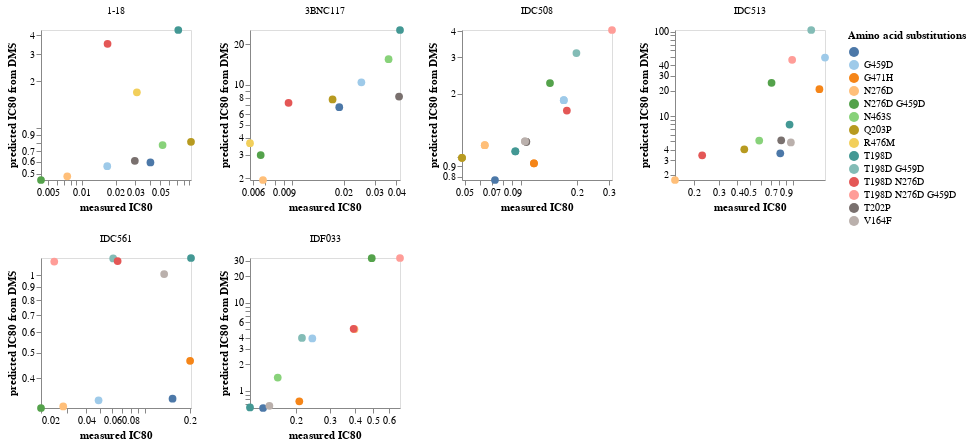

Write notebook code for a chart like this one.
### Code cell
plot_data = sera_validation_vs_prediction.query("frac_models>=.5").query('antibody!="PGT151"')

corr_chart = (
    alt.Chart(plot_data)
    .encode(
        x=alt.X("measured IC80", scale=alt.Scale(type="log", nice=False)),
        y=alt.Y(
            "median_IC80",
            title="predicted IC80 from DMS",
            scale=alt.Scale(type="log", nice=False),
        ),
        facet=alt.Facet("antibody", columns=4, title=None),
        color=alt.Color("aa_substitutions", 
                        title="Amino acid substitutions", 
                        scale=alt.Scale(scheme="tableau20")),
        tooltip=[
            alt.Tooltip(c, format=".3g") if validation_vs_prediction[c].dtype == float
            else c
            for c in validation_vs_prediction.columns.tolist()
        ],
    )
    .mark_circle(filled=True, size=60, opacity=1)
    .configure_axis(grid=False)
    .resolve_scale(y="independent", x="independent")
    .properties(width=150, height=150)
)

corr_chart

### Figure 1 — Vega-Lite specification as saved in the notebook (floating-point values rounded to 4 significant figures)
{"config": {"view": {"continuousWidth": 300, "continuousHeight": 300}, "axis": {"grid": false}}, "data": {"name": "data-4737af3bcbe523aa7f55964859274cdf"}, "mark": {"type": "circle", "filled": true, "opacity": 1, "size": 60}, "encoding": {"color": {"field": "aa_substitutions", "scale": {"scheme": "tableau20"}, "title": "Amino acid substitutions", "type": "nominal"}, "facet": {"columns": 4, "field": "antibody", "title": null, "type": "nominal"}, "tooltip": [{"field": "antibody", "type": "nominal"}, {"field": "aa_substitutions", "type": "nominal"}, {"field": "max % neutralization", "type": "quantitative"}, {"field": "measured IC50", "format": ".3g", "type": "quantitative"}, {"field": "MAP_fold_enrichment", "type": "nominal"}, {"field": "measured IC90", "type": "nominal"}, {"field": "measured IC80", "type": "quantitative"}, {"field": "mean_IC50", "format": ".3g", "type": "quantitative"}, {"field": "median_IC50", "format": ".3g", "type": "quantitative"}, {"field": "std_IC50", "format": ".3g", "type": "quantitative"}, {"field": "frac_models", "format": ".3g", "type": "quantitative"}, {"field": "mean_IC80", "format": ".3g", "type": "quantitative"}, {"field": "median_IC80", "format": ".3g", "type": "quantitative"}, {"field": "std_IC80", "format": ".3g", "type": "quantitative"}, {"field": "n_models", "type": "quantitative"}, {"field": "times_seen", "format": ".3g", "type": "quantitative"}], "x": {"field": "measured IC80", "scale": {"nice": false, "type": "log"}, "type": "quantitative"}, "y": {"field": "median_IC80", "scale": {"nice": false, "type": "log"}, "title": "predicted IC80 from DMS", "type": "quantitative"}}, "height": 150, "resolve": {"scale": {"x": "independent", "y": "independent"}}, "width": 150, "$schema": "https://vega.github.io/schema/vega-lite/v5.2.0.json", "datasets": {"data-4737af3bcbe523aa7f55964859274cdf": [{"antibody": "1-18", "aa_substitutions": "", "max % neutralization": 100, "measured IC50": 0.01208, "MAP_fold_enrichment": "", "measured IC90": "0.082944", "measured IC80": 0.04074, "mean_IC50": 0.1443, "median_IC50": 0.1482, "std_IC50": 0.04431, "frac_models": 1.0, "mean_IC80": 0.577, "median_IC80": 0.5929, "std_IC80": 0.1772, "n_models": 3, "times_seen": null}, {"antibody": "1-18", "aa_substitutions": "G459D", "max % neutralization": 100, "measured IC50": 0.004669, "MAP_fold_enrichment": "", "measured IC90": "0.035790", "measured IC80": 0.01688, "mean_IC50": 0.1356, "median_IC50": 0.1402, "std_IC50": 0.03785, "frac_models": 1.0, "mean_IC80": 0.5425, "median_IC80": 0.5609, "std_IC80": 0.1514, "n_models": 3, "times_seen": 7.333}, {"antibody": "1-18", "aa_substitutions": "N276D", "max % neutralization": 100, "measured IC50": 0.005727, "MAP_fold_enrichment": "", "measured IC90": "0.014183", "measured IC80": 0.007466, "mean_IC50": 0.1217, "median_IC50": 0.1205, "std_IC50": 0.0293, "frac_models": 1.0, "mean_IC80": 0.4867, "median_IC80": 0.482, "std_IC80": 0.1172, "n_models": 3, "times_seen": 5.667}, {"antibody": "1-18", "aa_substitutions": "N276D G459D", "max % neutralization": 100, "measured IC50": 0.001909, "MAP_fold_enrichment": "", "measured IC90": "0.007638", "measured IC80": 0.004369, "mean_IC50": 0.1145, "median_IC50": 0.114, "std_IC50": 0.02414, "frac_models": 1.0, "mean_IC80": 0.4582, "median_IC80": 0.456, "std_IC80": 0.09658, "n_models": 3, "times_seen": null}, {"antibody": "1-18", "aa_substitutions": "N463S", "max % neutralization": 100, "measured IC50": 0.01814, "MAP_fold_enrichment": "", "measured IC90": "0.096897", "measured IC80": 0.05221, "mean_IC50": 0.171, "median_IC50": 0.1926, "std_IC50": 0.06364, "frac_models": 1.0, "mean_IC80": 0.684, "median_IC80": 0.7703, "std_IC80": 0.2546, "n_models": 3, "times_seen": 3.667}, {"antibody": "1-18", "aa_substitutions": "Q203P", "max % neutralization": 100, "measured IC50": 0.02114, "MAP_fold_enrichment": "", "measured IC90": "0.222059", "measured IC80": 0.09322, "mean_IC50": 0.4809, "median_IC50": 0.2021, "std_IC50": 0.5021, "frac_models": 1.0, "mean_IC80": 1.924, "median_IC80": 0.8085, "std_IC80": 2.008, "n_models": 3, "times_seen": 2.667}, {"antibody": "1-18", "aa_substitutions": "R476M", "max % neutralization": 100, "measured IC50": 0.01004, "MAP_fold_enrichment": "", "measured IC90": "0.059656", "measured IC80": 0.0309, "mean_IC50": 0.4807, "median_IC50": 0.4246, "std_IC50": 0.1004, "frac_models": 1.0, "mean_IC80": 1.923, "median_IC80": 1.698, "std_IC80": 0.4017, "n_models": 3, "times_seen": 9.667}, {"antibody": "1-18", "aa_substitutions": "T198D", "max % neutralization": 100, "measured IC50": 0.03133, "MAP_fold_enrichment": "", "measured IC90": "0.116931", "measured IC80": 0.07192, "mean_IC50": 1.181, "median_IC50": 1.08, "std_IC50": 0.6292, "frac_models": 1.0, "mean_IC80": 4.722, "median_IC80": 4.32, "std_IC80": 2.517, "n_models": 3, "times_seen": 8.0}, {"antibody": "1-18", "aa_substitutions": "T198D N276D", "max % neutralization": 100, "measured IC50": 0.005844, "MAP_fold_enrichment": "", "measured IC90": "0.031707", "measured IC80": 0.01699, "mean_IC50": 0.987, "median_IC50": 0.8781, "std_IC50": 0.4749, "frac_models": 1.0, "mean_IC80": 3.948, "median_IC80": 3.512, "std_IC80": 1.9, "n_models": 3, "times_seen": null}, {"antibody": "1-18", "aa_substitutions": "T202P", "max % neutralization": 100, "measured IC50": 0.009627, "MAP_fold_enrichment": "", "measured IC90": "0.057201", "measured IC80": 0.02963, "mean_IC50": 0.1488, "median_IC50": 0.1519, "std_IC50": 0.04038, "frac_models": 1.0, "mean_IC80": 0.5953, "median_IC80": 0.6075, "std_IC80": 0.1615, "n_models": 3, "times_seen": 9.667}, {"antibody": "3BNC117", "aa_substitutions": "", "max % neutralization": 100, "measured IC50": 0.008877, "MAP_fold_enrichment": "", "measured IC90": "0.029162", "measured IC80": 0.0188, "mean_IC50": 1.486, "median_IC50": 1.695, "std_IC50": 1.34, "frac_models": 1.0, "mean_IC80": 5.945, "median_IC80": 6.778, "std_IC80": 5.359, "n_models": 3, "times_seen": null}, {"antibody": "3BNC117", "aa_substitutions": "G459D", "max % neutralization": 100, "measured IC50": 0.009945, "MAP_fold_enrichment": "", "measured IC90": "0.043379", "measured IC80": 0.02519, "mean_IC50": 2.145, "median_IC50": 2.6, "std_IC50": 1.904, "frac_models": 1.0, "mean_IC80": 8.579, "median_IC80": 10.4, "std_IC80": 7.615, "n_models": 3, "times_seen": 8.333}, {"antibody": "3BNC117", "aa_substitutions": "N276D", "max % neutralization": 100, "measured IC50": 0.006859, "MAP_fold_enrichment": "", "measured IC90": "0.007023", "measured IC80": 0.006859, "mean_IC50": 0.3959, "median_IC50": 0.4853, "std_IC50": 0.3068, "frac_models": 1.0, "mean_IC80": 1.583, "median_IC80": 1.941, "std_IC80": 1.227, "n_models": 3, "times_seen": 7.0}, {"antibody": "3BNC117", "aa_substitutions": "N276D G459D", "max % neutralization": 100, "measured IC50": 0.002286, "MAP_fold_enrichment": "", "measured IC90": "0.012884", "measured IC80": 0.006653, "mean_IC50": 0.5675, "median_IC50": 0.7446, "std_IC50": 0.4516, "frac_models": 1.0, "mean_IC80": 2.27, "median_IC80": 2.978, "std_IC80": 1.806, "n_models": 3, "times_seen": null}, {"antibody": "3BNC117", "aa_substitutions": "N463S", "max % neutralization": 100, "measured IC50": 0.01434, "MAP_fold_enrichment": "", "measured IC90": "0.061920", "measured IC80": 0.03609, "mean_IC50": 2.749, "median_IC50": 3.869, "std_IC50": 2.345, "frac_models": 1.0, "mean_IC80": 11.0, "median_IC80": 15.48, "std_IC80": 9.379, "n_models": 3, "times_seen": 3.667}, {"antibody": "3BNC117", "aa_substitutions": "Q203P", "max % neutralization": 100, "measured IC50": 0.004815, "MAP_fold_enrichment": "", "measured IC90": "0.036248", "measured IC80": 0.01721, "mean_IC50": 1.591, "median_IC50": 1.939, "std_IC50": 1.395, "frac_models": 1.0, "mean_IC80": 6.364, "median_IC80": 7.757, "std_IC80": 5.58, "n_models": 3, "times_seen": 4.0}, {"antibody": "3BNC117", "aa_substitutions": "R476M", "max % neutralization": 100, "measured IC50": 0.002286, "MAP_fold_enrichment": "", "measured IC90": "0.010977", "measured IC80": 0.005776, "mean_IC50": 1.081, "median_IC50": 0.9131, "std_IC50": 1.119, "frac_models": 1.0, "mean_IC80": 4.322, "median_IC80": 3.652, "std_IC80": 4.477, "n_models": 3, "times_seen": 9.667}, {"antibody": "3BNC117", "aa_substitutions": "T198D", "max % neutralization": 100, "measured IC50": 0.01486, "MAP_fold_enrichment": "", "measured IC90": "0.077048", "measured IC80": 0.04197, "mean_IC50": 4.852, "median_IC50": 6.389, "std_IC50": 4.244, "frac_models": 1.0, "mean_IC80": 19.41, "median_IC80": 25.55, "std_IC80": 16.98, "n_models": 3, "times_seen": 7.333}, {"antibody": "3BNC117", "aa_substitutions": "T198D N276D", "max % neutralization": 100, "measured IC50": 0.003867, "MAP_fold_enrichment": "", "measured IC90": "0.016380", "measured IC80": 0.009615, "mean_IC50": 1.275, "median_IC50": 1.83, "std_IC50": 1.058, "frac_models": 1.0, "mean_IC80": 5.099, "median_IC80": 7.319, "std_IC80": 4.234, "n_models": 3, "times_seen": null}, {"antibody": "3BNC117", "aa_substitutions": "T202P", "max % neutralization": 100, "measured IC50": 0.0118, "MAP_fold_enrichment": "", "measured IC90": "0.086449", "measured IC80": 0.04145, "mean_IC50": 1.943, "median_IC50": 2.037, "std_IC50": 1.844, "frac_models": 1.0, "mean_IC80": 7.773, "median_IC80": 8.147, "std_IC80": 7.374, "n_models": 3, "times_seen": 10.33}, {"antibody": "IDC508", "aa_substitutions": "", "max % neutralization": 100, "measured IC50": 0.02758, "MAP_fold_enrichment": "", "measured IC90": "0.128032", "measured IC80": 0.07265, "mean_IC50": 0.2592, "median_IC50": 0.2592, "std_IC50": 0.07474, "frac_models": 1.0, "mean_IC80": 0.7736, "median_IC80": 0.7736, "std_IC80": 0.223, "n_models": 2, "times_seen": null}, {"antibody": "IDC508", "aa_substitutions": "G459D", "max % neutralization": 100, "measured IC50": 0.07189, "MAP_fold_enrichment": "", "measured IC90": "0.282387", "measured IC80": 0.1704, "mean_IC50": 0.5501, "median_IC50": 0.5501, "std_IC50": 0.1925, "frac_models": 1.0, "mean_IC80": 1.867, "median_IC80": 1.867, "std_IC80": 0.6908, "n_models": 2, "times_seen": 8.5}, {"antibody": "IDC508", "aa_substitutions": "G459D", "max % neutralization": 100, "measured IC50": 0.07189, "MAP_fold_enrichment": "", "measured IC90": "0.282387", "measured IC80": 0.1704, "mean_IC50": 0.5501, "median_IC50": 0.5501, "std_IC50": 0.1925, "frac_models": 1.0, "mean_IC80": 1.867, "median_IC80": 1.867, "std_IC80": 0.6908, "n_models": 2, "times_seen": 8.5}, {"antibody": "IDC508", "aa_substitutions": "G471H", "max % neutralization": 100, "measured IC50": 0.03993, "MAP_fold_enrichment": "", "measured IC90": "0.221738", "measured IC80": 0.1178, "mean_IC50": 0.3109, "median_IC50": 0.3109, "std_IC50": 0.09973, "frac_models": 1.0, "mean_IC80": 0.9305, "median_IC80": 0.9305, "std_IC80": 0.2983, "n_models": 2, "times_seen": 8.0}, {"antibody": "IDC508", "aa_substitutions": "G471H", "max % neutralization": 100, "measured IC50": 0.03993, "MAP_fold_enrichment": "", "measured IC90": "0.221738", "measured IC80": 0.1178, "mean_IC50": 0.3109, "median_IC50": 0.3109, "std_IC50": 0.09973, "frac_models": 1.0, "mean_IC80": 0.9305, "median_IC80": 0.9305, "std_IC80": 0.2983, "n_models": 2, "times_seen": 8.0}, {"antibody": "IDC508", "aa_substitutions": "N276D", "max % neutralization": 100, "measured IC50": 0.01679, "MAP_fold_enrichment": "", "measured IC90": "0.140093", "measured IC80": 0.06403, "mean_IC50": 0.3741, "median_IC50": 0.3741, "std_IC50": 0.1239, "frac_models": 1.0, "mean_IC80": 1.136, "median_IC80": 1.136, "std_IC80": 0.3765, "n_models": 2, "times_seen": 6.0}, {"antibody": "IDC508", "aa_substitutions": "N276D", "max % neutralization": 100, "measured IC50": 0.01679, "MAP_fold_enrichment": "", "measured IC90": "0.140093", "measured IC80": 0.06403, "mean_IC50": 0.3741, "median_IC50": 0.3741, "std_IC50": 0.1239, "frac_models": 1.0, "mean_IC80": 1.136, "median_IC80": 1.136, "std_IC80": 0.3765, "n_models": 2, "times_seen": 6.0}, {"antibody": "IDC508", "aa_substitutions": "N276D G459D", "max % neutralization": 100, "measured IC50": 0.06254, "MAP_fold_enrichment": "", "measured IC90": "0.233639", "measured IC80": 0.1436, "mean_IC50": 0.626, "median_IC50": 0.626, "std_IC50": 0.2182, "frac_models": 1.0, "mean_IC80": 2.255, "median_IC80": 2.255, "std_IC80": 0.8362, "n_models": 2, "times_seen": null}, {"antibody": "IDC508", "aa_substitutions": "Q203P", "max % neutralization": 100, "measured IC50": 0.01587, "MAP_fold_enrichment": "", "measured IC90": "0.092614", "measured IC80": 0.04829, "mean_IC50": 0.3283, "median_IC50": 0.3283, "std_IC50": 0.05326, "frac_models": 1.0, "mean_IC80": 0.9882, "median_IC80": 0.9882, "std_IC80": 0.1527, "n_models": 2, "times_seen": 3.5}, {"antibody": "IDC508", "aa_substitutions": "Q203P", "max % neutralization": 100, "measured IC50": 0.01587, "MAP_fold_enrichment": "", "measured IC90": "0.092614", "measured IC80": 0.04829, "mean_IC50": 0.3283, "median_IC50": 0.3283, "std_IC50": 0.05326, "frac_models": 1.0, "mean_IC80": 0.9882, "median_IC80": 0.9882, "std_IC80": 0.1527, "n_models": 2, "times_seen": 3.5}, {"antibody": "IDC508", "aa_substitutions": "T198D", "max % neutralization": 100, "measured IC50": 0.02576, "MAP_fold_enrichment": "", "measured IC90": "0.198820", "measured IC80": 0.09352, "mean_IC50": 0.3489, "median_IC50": 0.3489, "std_IC50": 0.1924, "frac_models": 1.0, "mean_IC80": 1.062, "median_IC80": 1.062, "std_IC80": 0.6036, "n_models": 2, "times_seen": 6.0}, {"antibody": "IDC508", "aa_substitutions": "T198D", "max % neutralization": 100, "measured IC50": 0.02576, "MAP_fold_enrichment": "", "measured IC90": "0.198820", "measured IC80": 0.09352, "mean_IC50": 0.3489, "median_IC50": 0.3489, "std_IC50": 0.1924, "frac_models": 1.0, "mean_IC80": 1.062, "median_IC80": 1.062, "std_IC80": 0.6036, "n_models": 2, "times_seen": 6.0}, {"antibody": "IDC508", "aa_substitutions": "T198D G459D", "max % neutralization": 100, "measured IC50": 0.03086, "MAP_fold_enrichment": "", "measured IC90": "0.593408", "measured IC80": 0.1993, "mean_IC50": 0.9799, "median_IC50": 0.9799, "std_IC50": 0.7741, "frac_models": 1.0, "mean_IC80": 3.143, "median_IC80": 3.143, "std_IC80": 2.416, "n_models": 2, "times_seen": null}, {"antibody": "IDC508", "aa_substitutions": "T198D N276D", "max % neutralization": 100, "measured IC50": 0.06473, "MAP_fold_enrichment": "", "measured IC90": "0.318888", "measured IC80": 0.177, "mean_IC50": 0.5554, "median_IC50": 0.5554, "std_IC50": 0.3654, "frac_models": 1.0, "mean_IC80": 1.665, "median_IC80": 1.665, "std_IC80": 1.082, "n_models": 2, "times_seen": null}, {"antibody": "IDC508", "aa_substitutions": "T198D N276D G459D", "max % neutralization": 100, "measured IC50": 0.046, "MAP_fold_enrichment": "", "measured IC90": "0.944841", "measured IC80": 0.3097, "mean_IC50": 1.185, "median_IC50": 1.185, "std_IC50": 0.9769, "frac_models": 1.0, "mean_IC80": 4.053, "median_IC80": 4.053, "std_IC80": 3.274, "n_models": 2, "times_seen": null}, {"antibody": "IDC508", "aa_substitutions": "T202P", "max % neutralization": 100, "measured IC50": 0.02895, "MAP_fold_enrichment": "", "measured IC90": "0.230193", "measured IC80": 0.1071, "mean_IC50": 0.383, "median_IC50": 0.383, "std_IC50": 0.01381, "frac_models": 1.0, "mean_IC80": 1.179, "median_IC80": 1.179, "std_IC80": 0.002195, "n_models": 2, "times_seen": 9.5}, {"antibody": "IDC508", "aa_substitutions": "T202P", "max % neutralization": 100, "measured IC50": 0.02895, "MAP_fold_enrichment": "", "measured IC90": "0.230193", "measured IC80": 0.1071, "mean_IC50": 0.383, "median_IC50": 0.383, "std_IC50": 0.01381, "frac_models": 1.0, "mean_IC80": 1.179, "median_IC80": 1.179, "std_IC80": 0.002195, "n_models": 2, "times_seen": 9.5}, {"antibody": "IDC508", "aa_substitutions": "V164F", "max % neutralization": 100, "measured IC50": 0.03326, "MAP_fold_enrichment": "", "measured IC90": "0.206739", "measured IC80": 0.1053, "mean_IC50": 0.3875, "median_IC50": 0.3875, "std_IC50": 0.1155, "frac_models": 1.0, "mean_IC80": 1.186, "median_IC80": 1.186, "std_IC80": 0.3629, "n_models": 2, "times_seen": 3.5}, {"antibody": "IDC508", "aa_substitutions": "V164F", "max % neutralization": 100, "measured IC50": 0.03326, "MAP_fold_enrichment": "", "measured IC90": "0.206739", "measured IC80": 0.1053, "mean_IC50": 0.3875, "median_IC50": 0.3875, "std_IC50": 0.1155, "frac_models": 1.0, "mean_IC80": 1.186, "median_IC80": 1.186, "std_IC80": 0.3629, "n_models": 2, "times_seen": 3.5}, {"antibody": "IDC513", "aa_substitutions": "", "max % neutralization": 100, "measured IC50": 0.3375, "MAP_fold_enrichment": "", "measured IC90": "1.368177", "measured IC80": 0.8162, "mean_IC50": 0.9039, "median_IC50": 0.9039, "std_IC50": 0.6299, "frac_models": 1.0, "mean_IC80": 3.616, "median_IC80": 3.616, "std_IC80": 2.519, "n_models": 2, "times_seen": null}, {"antibody": "IDC513", "aa_substitutions": "G459D", "max % neutralization": 100, "measured IC50": 0.552, "MAP_fold_enrichment": "", "measured IC90": "3.256033", "measured IC80": 1.691, "mean_IC50": 12.31, "median_IC50": 12.31, "std_IC50": 6.975, "frac_models": 1.0, "mean_IC80": 49.25, "median_IC80": 49.25, "std_IC80": 27.9, "n_models": 2, "times_seen": 8.0}, {"antibody": "IDC513", "aa_substitutions": "G471H", "max % neutralization": 100, "measured IC50": 0.8025, "MAP_fold_enrichment": "", "measured IC90": "2.264337", "measured IC80": 1.544, "mean_IC50": 5.199, "median_IC50": 5.199, "std_IC50": 5.135, "frac_models": 1.0, "mean_IC80": 20.8, "median_IC80": 20.8, "std_IC80": 20.54, "n_models": 2, "times_seen": 7.0}, {"antibody": "IDC513", "aa_substitutions": "N276D", "max % neutralization": 100, "measured IC50": 0.04667, "MAP_fold_enrichment": "", "measured IC90": "0.287156", "measured IC80": 0.1469, "mean_IC50": 0.4362, "median_IC50": 0.4362, "std_IC50": 0.1038, "frac_models": 1.0, "mean_IC80": 1.745, "median_IC80": 1.745, "std_IC80": 0.4151, "n_models": 2, "times_seen": 6.0}, {"antibody": "IDC513", "aa_substitutions": "N276D G459D", "max % neutralization": 100, "measured IC50": 0.1879, "MAP_fold_enrichment": "", "measured IC90": "1.538383", "measured IC80": 0.7081, "mean_IC50": 6.177, "median_IC50": 6.177, "std_IC50": 0.4755, "frac_models": 1.0, "mean_IC80": 24.71, "median_IC80": 24.71, "std_IC80": 1.902, "n_models": 2, "times_seen": null}, {"antibody": "IDC513", "aa_substitutions": "N463S", "max % neutralization": 100, "measured IC50": 0.1869, "MAP_fold_enrichment": "", "measured IC90": "1.122398", "measured IC80": 0.5791, "mean_IC50": 1.278, "median_IC50": 1.278, "std_IC50": 1.138, "frac_models": 1.0, "mean_IC80": 5.112, "median_IC80": 5.112, "std_IC80": 4.554, "n_models": 2, "times_seen": 3.0}, {"antibody": "IDC513", "aa_substitutions": "Q203P", "max % neutralization": 100, "measured IC50": 0.08394, "MAP_fold_enrichment": "", "measured IC90": "1.219105", "measured IC80": 0.4541, "mean_IC50": 1.007, "median_IC50": 1.007, "std_IC50": 0.6901, "frac_models": 1.0, "mean_IC80": 4.029, "median_IC80": 4.029, "std_IC80": 2.76, "n_models": 2, "times_seen": 4.0}, {"antibody": "IDC513", "aa_substitutions": "T198D", "max % neutralization": 100, "measured IC50": 0.3087, "MAP_fold_enrichment": "", "measured IC90": "1.832622", "measured IC80": 0.9497, "mean_IC50": 1.976, "median_IC50": 1.976, "std_IC50": 2.058, "frac_models": 1.0, "mean_IC80": 7.906, "median_IC80": 7.906, "std_IC80": 8.234, "n_models": 2, "times_seen": 6.5}, {"antibody": "IDC513", "aa_substitutions": "T198D G459D", "max % neutralization": 100, "measured IC50": 0.1062, "MAP_fold_enrichment": "", "measured IC90": "3.125000", "measured IC80": 1.351, "mean_IC50": 26.13, "median_IC50": 26.13, "std_IC50": 25.09, "frac_models": 1.0, "mean_IC80": 104.5, "median_IC80": 104.5, "std_IC80": 100.4, "n_models": 2, "times_seen": null}, {"antibody": "IDC513", "aa_substitutions": "T198D N276D", "max % neutralization": 100, "measured IC50": 0.07663, "MAP_fold_enrichment": "", "measured IC90": "0.433407", "measured IC80": 0.2286, "mean_IC50": 0.8542, "median_IC50": 0.8542, "std_IC50": 0.6251, "frac_models": 1.0, "mean_IC80": 3.417, "median_IC80": 3.417, "std_IC80": 2.5, "n_models": 2, "times_seen": null}, {"antibody": "IDC513", "aa_substitutions": "T198D N276D G459D", "max % neutralization": 100, "measured IC50": 0.08098, "MAP_fold_enrichment": "", "measured IC90": "3.125000", "measured IC80": 0.9904, "mean_IC50": 11.6, "median_IC50": 11.6, "std_IC50": 7.023, "frac_models": 1.0, "mean_IC80": 46.41, "median_IC80": 46.41, "std_IC80": 28.09, "n_models": 2, "times_seen": null}, {"antibody": "IDC513", "aa_substitutions": "T202P", "max % neutralization": 100, "measured IC50": 0.2498, "MAP_fold_enrichment": "", "measured IC90": "1.671103", "measured IC80": 0.8286, "mean_IC50": 1.29, "median_IC50": 1.29, "std_IC50": 0.9256, "frac_models": 1.0, "mean_IC80": 5.161, "median_IC80": 5.161, "std_IC80": 3.702, "n_models": 2, "times_seen": 8.5}, {"antibody": "IDC513", "aa_substitutions": "V164F", "max % neutralization": 100, "measured IC50": 0.3314, "MAP_fold_enrichment": "", "measured IC90": "1.817576", "measured IC80": 0.9698, "mean_IC50": 1.215, "median_IC50": 1.215, "std_IC50": 0.9289, "frac_models": 1.0, "mean_IC80": 4.86, "median_IC80": 4.86, "std_IC80": 3.715, "n_models": 2, "times_seen": 4.0}, {"antibody": "IDC561", "aa_substitutions": "", "max % neutralization": 100, "measured IC50": 0.04945, "MAP_fold_enrichment": "", "measured IC90": "0.296411", "measured IC80": 0.1531, "mean_IC50": 0.09157, "median_IC50": 0.08323, "std_IC50": 0.02016, "frac_models": 1.0, "mean_IC80": 0.3663, "median_IC80": 0.3329, "std_IC80": 0.08063, "n_models": 3, "times_seen": null}, {"antibody": "IDC561", "aa_substitutions": "G459D", "max % neutralization": 100, "measured IC50": 0.01311, "MAP_fold_enrichment": "", "measured IC90": "0.104547", "measured IC80": 0.04859, "mean_IC50": 0.08939, "median_IC50": 0.08205, "std_IC50": 0.01764, "frac_models": 1.0, "mean_IC80": 0.3576, "median_IC80": 0.3282, "std_IC80": 0.07058, "n_models": 3, "times_seen": 8.0}, {"antibody": "IDC561", "aa_substitutions": "G471H", "max % neutralization": 100, "measured IC50": 0.07362, "MAP_fold_enrichment": "", "measured IC90": "0.361579", "measured IC80": 0.201, "mean_IC50": 0.1299, "median_IC50": 0.1165, "std_IC50": 0.04458, "frac_models": 1.0, "mean_IC80": 0.5195, "median_IC80": 0.4661, "std_IC80": 0.1783, "n_models": 3, "times_seen": 7.667}, {"antibody": "IDC561", "aa_substitutions": "N276D", "max % neutralization": 100, "measured IC50": 0.009251, "MAP_fold_enrichment": "", "measured IC90": "0.053783", "measured IC80": 0.02809, "mean_IC50": 0.08536, "median_IC50": 0.07771, "std_IC50": 0.01581, "frac_models": 1.0, "mean_IC80": 0.3414, "median_IC80": 0.3108, "std_IC80": 0.06324, "n_models": 3, "times_seen": 5.667}, {"antibody": "IDC561", "aa_substitutions": "N276D G459D", "max % neutralization": 100, "measured IC50": 0.006227, "MAP_fold_enrichment": "", "measured IC90": "0.039255", "measured IC80": 0.0199, "mean_IC50": 0.08337, "median_IC50": 0.07661, "std_IC50": 0.01356, "frac_models": 1.0, "mean_IC80": 0.3335, "median_IC80": 0.3064, "std_IC80": 0.05425, "n_models": 3, "times_seen": null}, {"antibody": "IDC561", "aa_substitutions": "T198D", "max % neutralization": 100, "measured IC50": 0.07108, "MAP_fold_enrichment": "", "measured IC90": "0.377252", "measured IC80": 0.2038, "mean_IC50": 0.4747, "median_IC50": 0.2908, "std_IC50": 0.3498, "frac_models": 1.0, "mean_IC80": 1.899, "median_IC80": 1.163, "std_IC80": 1.399, "n_models": 3, "times_seen": 4.667}, {"antibody": "IDC561", "aa_substitutions": "T198D G459D", "max % neutralization": 100, "measured IC50": 0.01579, "MAP_fold_enrichment": "", "measured IC90": "0.134359", "measured IC80": 0.06096, "mean_IC50": 0.4664, "median_IC50": 0.2896, "std_IC50": 0.3465, "frac_models": 1.0, "mean_IC80": 1.866, "median_IC80": 1.159, "std_IC80": 1.386, "n_models": 3, "times_seen": null}, {"antibody": "IDC561", "aa_substitutions": "T198D N276D", "max % neutralization": 100, "measured IC50": 0.02054, "MAP_fold_enrichment": "", "measured IC90": "0.128468", "measured IC80": 0.0653, "mean_IC50": 0.4444, "median_IC50": 0.2829, "std_IC50": 0.3261, "frac_models": 1.0, "mean_IC80": 1.778, "median_IC80": 1.132, "std_IC80": 1.304, "n_models": 3, "times_seen": null}, {"antibody": "IDC561", "aa_substitutions": "T198D N276D G459D", "max % neutralization": 100, "measured IC50": 0.007521, "MAP_fold_enrichment": "", "measured IC90": "0.048712", "measured IC80": 0.02444, "mean_IC50": 0.4368, "median_IC50": 0.2817, "std_IC50": 0.3231, "frac_models": 1.0, "mean_IC80": 1.747, "median_IC80": 1.127, "std_IC80": 1.292, "n_models": 3, "times_seen": null}, {"antibody": "IDC561", "aa_substitutions": "V164F", "max % neutralization": 100, "measured IC50": 0.04078, "MAP_fold_enrichment": "", "measured IC90": "0.269964", "measured IC80": 0.1344, "mean_IC50": 0.273, "median_IC50": 0.2521, "std_IC50": 0.04094, "frac_models": 1.0, "mean_IC80": 1.092, "median_IC80": 1.008, "std_IC80": 0.1638, "n_models": 3, "times_seen": 4.0}, {"antibody": "IDF033", "aa_substitutions": "", "max % neutralization": 100, "measured IC50": 0.06021, "MAP_fold_enrichment": "", "measured IC90": "0.215510", "measured IC80": 0.1346, "mean_IC50": 0.1592, "median_IC50": 0.1592, "std_IC50": 0.03903, "frac_models": 1.0, "mean_IC80": 0.6368, "median_IC80": 0.6368, "std_IC80": 0.1561, "n_models": 2, "times_seen": null}, {"antibody": "IDF033", "aa_substitutions": "G459D", "max % neutralization": 100, "measured IC50": 0.08697, "MAP_fold_enrichment": "", "measured IC90": "0.440192", "measured IC80": 0.2419, "mean_IC50": 0.98, "median_IC50": 0.98, "std_IC50": 0.07181, "frac_models": 1.0, "mean_IC80": 3.92, "median_IC80": 3.92, "std_IC80": 0.2872, "n_models": 2, "times_seen": 8.5}, {"antibody": "IDF033", "aa_substitutions": "G471H", "max % neutralization": 100, "measured IC50": 0.06644, "MAP_fold_enrichment": "", "measured IC90": "0.403075", "measured IC80": 0.2072, "mean_IC50": 0.1898, "median_IC50": 0.1898, "std_IC50": 0.0721, "frac_models": 1.0, "mean_IC80": 0.7592, "median_IC80": 0.7592, "std_IC80": 0.2884, "n_models": 2, "times_seen": 8.0}, {"antibody": "IDF033", "aa_substitutions": "N276D", "max % neutralization": 100, "measured IC50": 0.1721, "MAP_fold_enrichment": "", "measured IC90": "0.655129", "measured IC80": 0.4, "mean_IC50": 1.248, "median_IC50": 1.248, "std_IC50": 0.2117, "frac_models": 1.0, "mean_IC80": 4.992, "median_IC80": 4.992, "std_IC80": 0.8468, "n_models": 2, "times_seen": 6.0}, {"antibody": "IDF033", "aa_substitutions": "N276D G459D", "max % neutralization": 100, "measured IC50": 0.1609, "MAP_fold_enrichment": "", "measured IC90": "0.943497", "measured IC80": 0.4911, "mean_IC50": 7.965, "median_IC50": 7.965, "std_IC50": 2.693, "frac_models": 1.0, "mean_IC80": 31.86, "median_IC80": 31.86, "std_IC80": 10.77, "n_models": 2, "times_seen": null}, {"antibody": "IDF033", "aa_substitutions": "N463S", "max % neutralization": 100, "measured IC50": 0.07595, "MAP_fold_enrichment": "", "measured IC90": "0.248057", "measured IC80": 0.1603, "mean_IC50": 0.3521, "median_IC50": 0.3521, "std_IC50": 0.2872, "frac_models": 1.0, "mean_IC80": 1.408, "median_IC80": 1.408, "std_IC80": 1.149, "n_models": 2, "times_seen": 3.0}, {"antibody": "IDF033", "aa_substitutions": "T198D", "max % neutralization": 100, "measured IC50": 0.03045, "MAP_fold_enrichment": "", "measured IC90": "0.250743", "measured IC80": 0.1152, "mean_IC50": 0.1615, "median_IC50": 0.1615, "std_IC50": 0.04429, "frac_models": 1.0, "mean_IC80": 0.646, "median_IC80": 0.646, "std_IC80": 0.1772, "n_models": 2, "times_seen": 6.0}, {"antibody": "IDF033", "aa_substitutions": "T198D G459D", "max % neutralization": 100, "measured IC50": 0.06047, "MAP_fold_enrichment": "", "measured IC90": "0.447779", "measured IC80": 0.2139, "mean_IC50": 0.9916, "median_IC50": 0.9916, "std_IC50": 0.1024, "frac_models": 1.0, "mean_IC80": 3.966, "median_IC80": 3.966, "std_IC80": 0.4096, "n_models": 2, "times_seen": null}, {"antibody": "IDF033", "aa_substitutions": "T198D N276D", "max % neutralization": 100, "measured IC50": 0.1669, "MAP_fold_enrichment": "", "measured IC90": "0.655979", "measured IC80": 0.3959, "mean_IC50": 1.258, "median_IC50": 1.258, "std_IC50": 0.176, "frac_models": 1.0, "mean_IC80": 5.033, "median_IC80": 5.033, "std_IC80": 0.7039, "n_models": 2, "times_seen": null}, {"antibody": "IDF033", "aa_substitutions": "T198D N276D G459D", "max % neutralization": 100, "measured IC50": 0.1463, "MAP_fold_enrichment": "", "measured IC90": "1.700309", "measured IC80": 0.6877, "mean_IC50": 8.01, "median_IC50": 8.01, "std_IC50": 2.479, "frac_models": 1.0, "mean_IC80": 32.04, "median_IC80": 32.04, "std_IC80": 9.918, "n_models": 2, "times_seen": null}, {"antibody": "IDF033", "aa_substitutions": "V164F", "max % neutralization": 100, "measured IC50": 0.0422, "MAP_fold_enrichment": "", "measured IC90": "0.298770", "measured IC80": 0.1451, "mean_IC50": 0.1685, "median_IC50": 0.1685, "std_IC50": 0.04287, "frac_models": 1.0, "mean_IC80": 0.674, "median_IC80": 0.674, "std_IC80": 0.1715, "n_models": 2, "times_seen": 3.5}]}}
